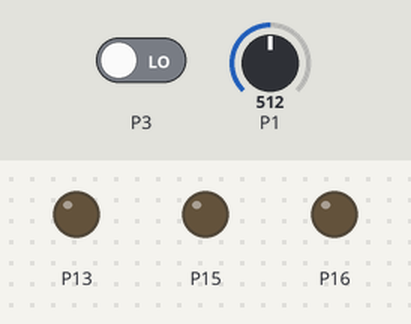
This program was run on a simulated BBC micro:bit (MakeCode). Shown: output pins drawn as LEDs (lit = HIGH). Inputs (shaded band) come from the test bench; at power-on: P1 = 512, P3 LOW (analog values on the 0–1023 scale).

Above: at 1.2 s.
1.3 s: P1 set to 481
At 3.4 s:
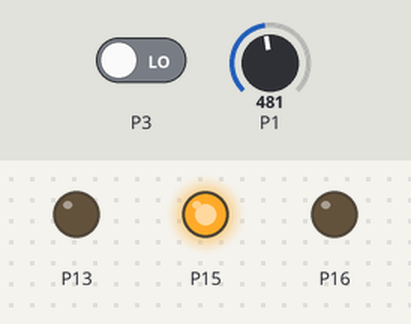
Timing chart, 0 to 4.9 s (numbered marks = the images above; inputs shaded):
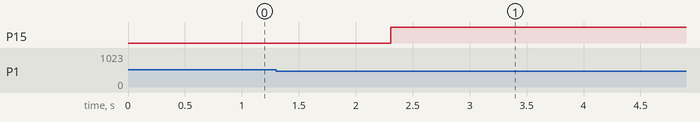

The program:

main.ts
```typescript
led.enable(false)
pins.digitalWritePin(DigitalPin.P16, 0)
pins.digitalWritePin(DigitalPin.P15, 0)
pins.digitalWritePin(DigitalPin.P13, 0)
basic.forever(function () {

})
basic.forever(function () {
    pins.digitalWritePin(DigitalPin.P1, pins.analogReadPin(AnalogReadWritePin.P1))
    if (pins.analogReadPin(AnalogReadWritePin.P1) < 500) {
        basic.pause(1000)
        pins.digitalWritePin(DigitalPin.P16, 0)
        pins.digitalWritePin(DigitalPin.P15, 1)
        while (pins.digitalReadPin(DigitalPin.P3) == 0) {
            basic.pause(1000)
        }
        pins.digitalWritePin(DigitalPin.P16, 0)
        basic.pause(5000)
        pins.digitalWritePin(DigitalPin.P16, 0)
        pins.digitalWritePin(DigitalPin.P16, 1)
    }
})
```

test.ts
```typescript
// ide kerülnek a tesztek; a rendszer ezt nem kompilálja, ha a csomagot bővítményként használják.
```

Measured:
- the behaviour switches between 500 and 499 on P1 (found by bisection; images 0 and 1)
- after the input at 1.3 s, P15: LOW → HIGH after 1.0 s
